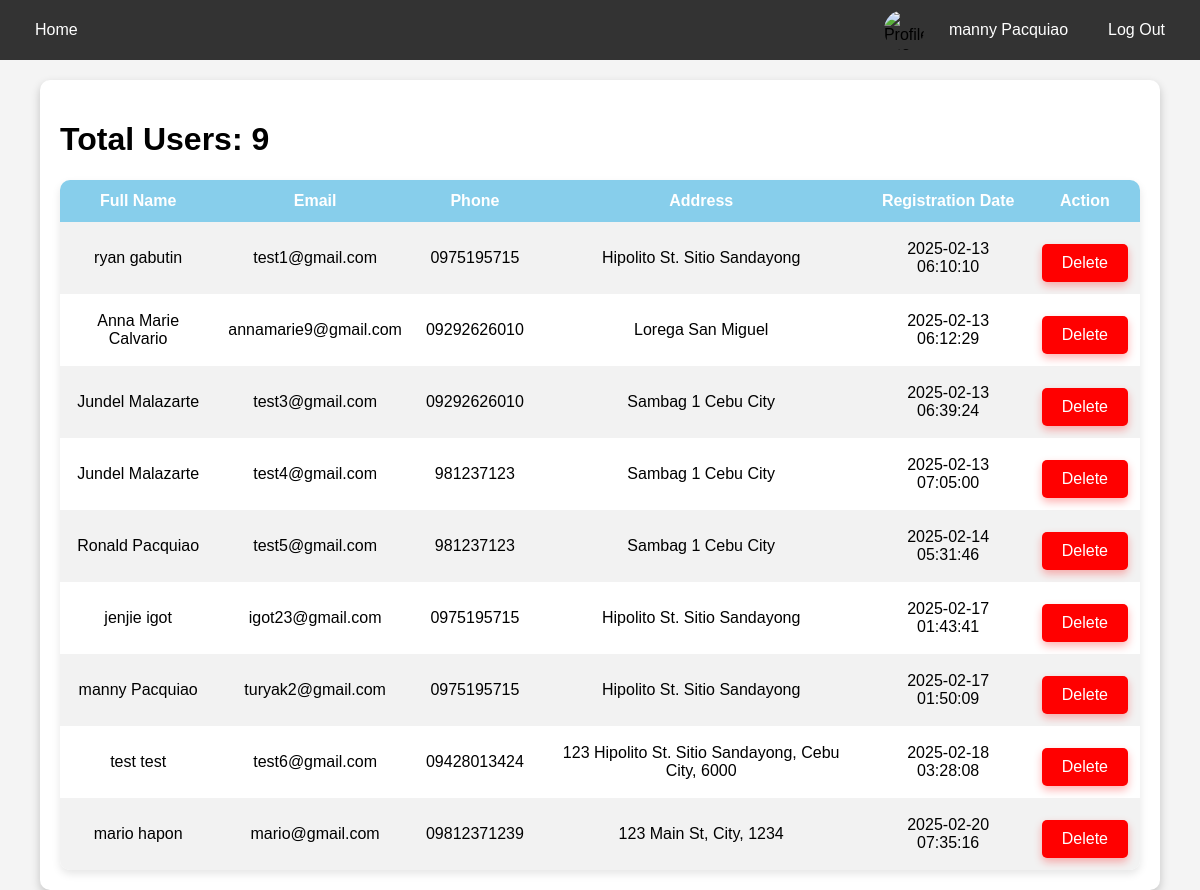
Screenshot of /admin/total_users.php (signed in) with the database file from the repository.
### tables this page shows
CREATE TABLE `users` (
  `id` int(11) NOT NULL,
  `fname` varchar(50) NOT NULL,
  `lname` varchar(50) NOT NULL,
  `email` varchar(100) NOT NULL,
  `pass` varchar(255) NOT NULL,
  `phone` varchar(15) NOT NULL,
  `address` text NOT NULL,
  `created_at` timestamp NOT NULL DEFAULT current_timestamp(),
  `profile_image` varchar(255) DEFAULT NULL
);

### admin/total_users.php (the view, shortened to what this page needs)
<?php
@include '../db_connect.php';
$user_id = $_SESSION['id'];
$sql = "SELECT fname, lname, profile_image FROM `users` WHERE id = ?";
$stmt = mysqli_prepare($conn, $sql);
mysqli_stmt_bind_param($stmt, "i", $user_id);
mysqli_stmt_execute($stmt);
$result = mysqli_stmt_get_result($stmt);
if ($row = mysqli_fetch_assoc($result)) {
    $fname = htmlspecialchars($row['fname']);
    $lname = htmlspecialchars($row['lname']);
    $profile_image = $row['profile_image'];
    $default_image = '../uploads/default.jpg';
    if (empty($profile_image) || !file_exists("../uploads/" . $profile_image)) {
        $profile_image = $default_image;
    } else {
        $profile_image = '../uploads/' . $profile_image;
    }
} else {
    $fname = "Admin";
    $lname = "User";
    $profile_image = '../uploads/default.jpg';
}
$total_users_query = mysqli_query($conn, "SELECT COUNT(*) FROM users");
$total_users = mysqli_fetch_row($total_users_query)[0];
$users_query = mysqli_query($conn, "SELECT id, fname, lname, email, phone, address, created_at FROM users");
?>
<!DOCTYPE html>
<html lang="en">
<head>
</head>
<body>
    <div class="navbar">
        <div class="nav-links">
            <a href="../admin/admin_dashboard.php">Home</a>
        </div>
        <div class="profile-info">
            <img src="<?php echo $profile_image; ?>" alt="Profile Image">
            <a href="profile.php"><?php echo $fname . " " . $lname; ?></a>
            <a href="../admin/logout.php">Log Out</a>
        </div>
    </div>
    <div class="container">
        <h1>Total Users: <?php echo $total_users; ?></h1>
        <table>
            <thead>
                <tr>
                    <th>Full Name</th>
                    <th>Email</th>
                    <th>Phone</th>
                    <th>Address</th>
                    <th>Registration Date</th>
                    <th>Action</th>
                </tr>
            </thead>
            <tbody>
                <?php
                while ($row = mysqli_fetch_assoc($users_query)) {
                    echo "<tr>
                        <td>{$row['fname']} {$row['lname']}</td>
                        <td>{$row['email']}</td>
                        <td>{$row['phone']}</td>
                        <td>{$row['address']}</td>
                        <td>{$row['created_at']}</td>
                        <td><a href='../admin/delete.php?id={$row['id']}' class='delete-btn' onclick=\"return confirm('Are you sure you want to delete this user?');\">Delete</a></td>
                      </tr>";
                }
                ?>
            </tbody>
        </table>
    </div>
</body>
</html>

### admin/total_users.php (style rules this page uses)
body { font-family: Arial, sans-serif; background-color: #f4f4f4; text-align: center; margin: 0; padding: 0; }
.navbar { display: flex; justify-content: space-between; align-items: center; background-color: #333; padding: 10px 20px; }
.navbar a { color: white; text-decoration: none; padding: 10px 15px; }
.nav-links { display: flex; gap: 15px; }
.profile-info { display: flex; align-items: center; gap: 10px; }
.profile-info img { width: 40px; height: 40px; border-radius: 50%; object-fit: cover; }
.container { width: 90%; margin: auto; background: white; padding: 20px; border-radius: 10px; box-shadow: 0 4px 10px rgba(0, 0, 0, 0.2); margin-top: 20px; text-align: left; }
table { width: 100%; border-collapse: collapse; margin-top: 20px; box-shadow: 0px 4px 8px rgba(0, 0, 0, 0.1); border-radius: 10px; overflow: hidden; }
th, td { padding: 12px; text-align: center; }
th { background-color: #87CEEB; color: white; font-weight: bold; }
tbody tr:nth-child(odd) { background-color: #f2f2f2; }
tbody tr:nth-child(even) { background-color: #ffffff; }
.delete-btn { display: inline-block; background-color: red; color: white; padding: 10px 20px; border-radius: 5px; text-decoration: none; box-shadow: 0 4px 8px rgba(255, 0, 0, 0.3); transition: background-color 0.3s ease; margin-top: 10px; }

### rows the page displays
users: fname "manny", lname "Pacquiao", email "turyak2@gmail.com", phone "0975195715", address "Hipolito St. Sitio Sandayong", created_at "2025-02-17 01:50:09"
users: fname "ryan", lname "gabutin", email "test1@gmail.com", phone "0975195715", address "Hipolito St. Sitio Sandayong", created_at "2025-02-13 06:10:10"
users: fname "Anna Marie", lname "Calvario", email "annamarie9@gmail.com", phone "09292626010", address "Lorega San Miguel", created_at "2025-02-13 06:12:29"
users: fname "Jundel", lname "Malazarte", email "test3@gmail.com", phone "09292626010", address "Sambag 1 Cebu City", created_at "2025-02-13 06:39:24"
users: fname "Jundel", lname "Malazarte", email "test4@gmail.com", phone "981237123", address "Sambag 1 Cebu City", created_at "2025-02-13 07:05:00"
users: fname "Ronald", lname "Pacquiao", email "test5@gmail.com", phone "981237123", address "Sambag 1 Cebu City", created_at "2025-02-14 05:31:46"
users: fname "jenjie", lname "igot", email "igot23@gmail.com", phone "0975195715", address "Hipolito St. Sitio Sandayong", created_at "2025-02-17 01:43:41"
users: fname "test", lname "test", email "test6@gmail.com", phone "09428013424", address "123 Hipolito St. Sitio Sandayong, Cebu City, 6000", created_at "2025-02-18 03:28:08"
users: fname "mario", lname "hapon", email "mario@gmail.com", phone "09812371239", address "123 Main St, City, 1234", created_at "2025-02-20 07:35:16"

### other values shown
$total_users "9"
